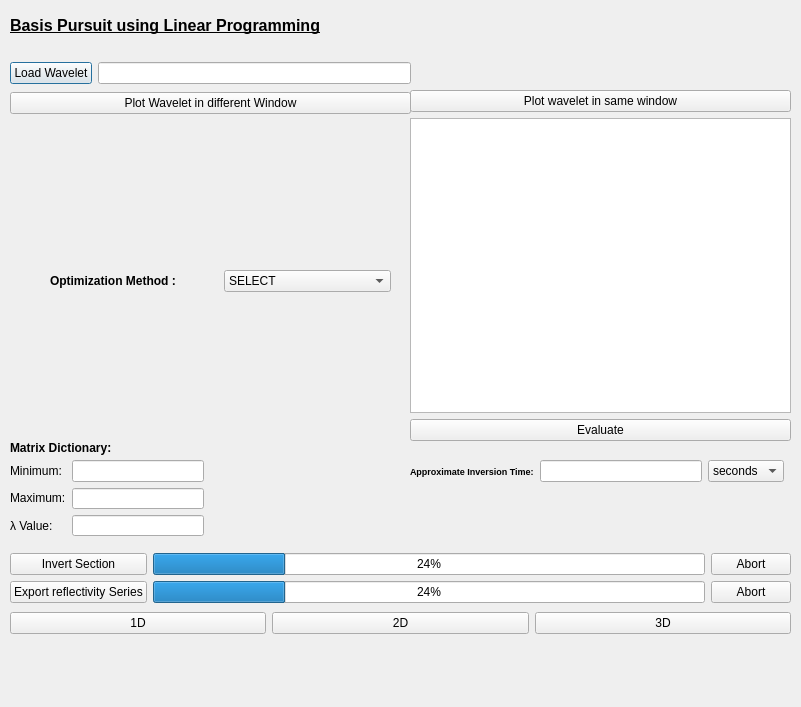
<?xml version="1.0" encoding="UTF-8"?>
<ui version="4.0">
 <class>Dialog</class>
 <widget class="QDialog" name="Dialog">
  <property name="geometry">
   <rect>
    <x>0</x>
    <y>0</y>
    <width>801</width>
    <height>707</height>
   </rect>
  </property>
  <property name="windowTitle">
   <string>Dialog</string>
  </property>
  <widget class="QLabel" name="label">
   <property name="geometry">
    <rect>
     <x>10</x>
     <y>0</y>
     <width>391</width>
     <height>51</height>
    </rect>
   </property>
   <property name="font">
    <font>
     <family>MS Shell Dlg 2</family>
     <pointsize>12</pointsize>
     <weight>75</weight>
     <bold>true</bold>
     <underline>true</underline>
    </font>
   </property>
   <property name="text">
    <string>Basis Pursuit using Linear Programming</string>
   </property>
  </widget>
  <widget class="QLabel" name="label_2">
   <property name="geometry">
    <rect>
     <x>10</x>
     <y>440</y>
     <width>171</width>
     <height>16</height>
    </rect>
   </property>
   <property name="font">
    <font>
     <pointsize>9</pointsize>
     <weight>75</weight>
     <bold>true</bold>
    </font>
   </property>
   <property name="text">
    <string>Matrix Dictionary:</string>
   </property>
  </widget>
  <widget class="QWidget" name="">
   <property name="geometry">
    <rect>
     <x>50</x>
     <y>270</y>
     <width>341</width>
     <height>22</height>
    </rect>
   </property>
   <layout class="QHBoxLayout" name="horizontalLayout_2">
    <item>
     <widget class="QLabel" name="label_3">
      <property name="font">
       <font>
        <pointsize>9</pointsize>
        <weight>75</weight>
        <bold>true</bold>
       </font>
      </property>
      <property name="text">
       <string>Optimization Method :</string>
      </property>
     </widget>
    </item>
    <item>
     <widget class="QComboBox" name="comboBox">
      <item>
       <property name="text">
        <string>SELECT</string>
       </property>
      </item>
     </widget>
    </item>
   </layout>
  </widget>
  <widget class="QWidget" name="">
   <property name="geometry">
    <rect>
     <x>10</x>
     <y>60</y>
     <width>401</width>
     <height>56</height>
    </rect>
   </property>
   <layout class="QVBoxLayout" name="verticalLayout">
    <item>
     <layout class="QHBoxLayout" name="horizontalLayout">
      <item>
       <widget class="QPushButton" name="pushButton">
        <property name="text">
         <string>Load Wavelet</string>
        </property>
       </widget>
      </item>
      <item>
       <widget class="QLineEdit" name="lineEdit"/>
      </item>
     </layout>
    </item>
    <item>
     <widget class="QPushButton" name="pushButton_2">
      <property name="text">
       <string>Plot Wavelet in different Window</string>
      </property>
     </widget>
    </item>
   </layout>
  </widget>
  <widget class="QWidget" name="">
   <property name="geometry">
    <rect>
     <x>10</x>
     <y>460</y>
     <width>194</width>
     <height>76</height>
    </rect>
   </property>
   <layout class="QHBoxLayout" name="horizontalLayout_3">
    <item>
     <layout class="QVBoxLayout" name="verticalLayout_2">
      <item>
       <widget class="QLabel" name="label_4">
        <property name="text">
         <string>Minimum:</string>
        </property>
       </widget>
      </item>
      <item>
       <widget class="QLabel" name="label_6">
        <property name="text">
         <string>Maximum:</string>
        </property>
       </widget>
      </item>
      <item>
       <widget class="QLabel" name="label_5">
        <property name="text">
         <string>λ Value:</string>
        </property>
       </widget>
      </item>
     </layout>
    </item>
    <item>
     <layout class="QVBoxLayout" name="verticalLayout_3">
      <item>
       <widget class="QLineEdit" name="lineEdit_4"/>
      </item>
      <item>
       <widget class="QLineEdit" name="lineEdit_3"/>
      </item>
      <item>
       <widget class="QLineEdit" name="lineEdit_2"/>
      </item>
     </layout>
    </item>
   </layout>
  </widget>
  <widget class="QWidget" name="">
   <property name="geometry">
    <rect>
     <x>410</x>
     <y>90</y>
     <width>381</width>
     <height>351</height>
    </rect>
   </property>
   <layout class="QVBoxLayout" name="verticalLayout_5">
    <item>
     <widget class="QPushButton" name="pushButton_3">
      <property name="text">
       <string>Plot wavelet in same window</string>
      </property>
     </widget>
    </item>
    <item>
     <layout class="QVBoxLayout" name="verticalLayout_4">
      <item>
       <widget class="QGraphicsView" name="graphicsView"/>
      </item>
      <item>
       <widget class="QPushButton" name="pushButton_4">
        <property name="text">
         <string>Evaluate</string>
        </property>
       </widget>
      </item>
     </layout>
    </item>
   </layout>
  </widget>
  <widget class="QWidget" name="">
   <property name="geometry">
    <rect>
     <x>410</x>
     <y>460</y>
     <width>374</width>
     <height>22</height>
    </rect>
   </property>
   <layout class="QHBoxLayout" name="horizontalLayout_4">
    <item>
     <widget class="QLabel" name="label_7">
      <property name="font">
       <font>
        <pointsize>7</pointsize>
        <weight>75</weight>
        <bold>true</bold>
       </font>
      </property>
      <property name="text">
       <string>Approximate Inversion Time:</string>
      </property>
     </widget>
    </item>
    <item>
     <widget class="QLineEdit" name="lineEdit_5"/>
    </item>
    <item>
     <widget class="QComboBox" name="comboBox_2">
      <item>
       <property name="text">
        <string>seconds</string>
       </property>
      </item>
     </widget>
    </item>
   </layout>
  </widget>
  <widget class="QWidget" name="">
   <property name="geometry">
    <rect>
     <x>10</x>
     <y>550</y>
     <width>781</width>
     <height>89</height>
    </rect>
   </property>
   <layout class="QVBoxLayout" name="verticalLayout_9">
    <item>
     <layout class="QHBoxLayout" name="horizontalLayout_5">
      <item>
       <layout class="QVBoxLayout" name="verticalLayout_8">
        <item>
         <widget class="QPushButton" name="pushButton_5">
          <property name="text">
           <string>Invert Section</string>
          </property>
         </widget>
        </item>
        <item>
         <widget class="QPushButton" name="pushButton_7">
          <property name="text">
           <string>Export reflectivity Series</string>
          </property>
         </widget>
        </item>
       </layout>
      </item>
      <item>
       <layout class="QVBoxLayout" name="verticalLayout_7">
        <item>
         <widget class="QProgressBar" name="progressBar">
          <property name="value">
           <number>24</number>
          </property>
         </widget>
        </item>
        <item>
         <widget class="QProgressBar" name="progressBar_2">
          <property name="value">
           <number>24</number>
          </property>
         </widget>
        </item>
       </layout>
      </item>
      <item>
       <layout class="QVBoxLayout" name="verticalLayout_6">
        <item>
         <widget class="QPushButton" name="pushButton_8">
          <property name="text">
           <string>Abort</string>
          </property>
         </widget>
        </item>
        <item>
         <widget class="QPushButton" name="pushButton_6">
          <property name="text">
           <string>Abort</string>
          </property>
         </widget>
        </item>
       </layout>
      </item>
     </layout>
    </item>
    <item>
     <layout class="QHBoxLayout" name="horizontalLayout_6">
      <item>
       <widget class="QPushButton" name="pushButton_9">
        <property name="text">
         <string>1D</string>
        </property>
       </widget>
      </item>
      <item>
       <widget class="QPushButton" name="pushButton_10">
        <property name="text">
         <string>2D</string>
        </property>
       </widget>
      </item>
      <item>
       <widget class="QPushButton" name="pushButton_11">
        <property name="text">
         <string>3D</string>
        </property>
       </widget>
      </item>
     </layout>
    </item>
   </layout>
  </widget>
 </widget>
 <resources/>
 <connections/>
</ui>
